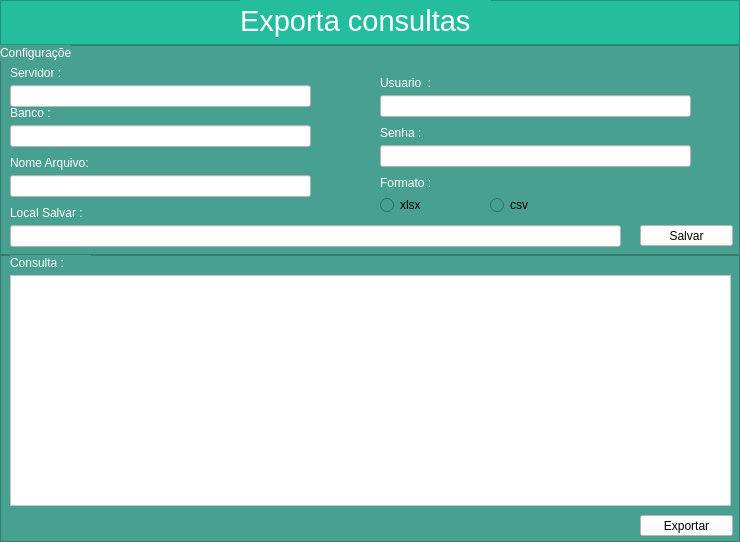
<?xml version="1.0" encoding="UTF-8"?>
<ui version="4.0">
 <class>MainWindow</class>
 <widget class="QMainWindow" name="MainWindow">
  <property name="geometry">
   <rect>
    <x>0</x>
    <y>0</y>
    <width>740</width>
    <height>542</height>
   </rect>
  </property>
  <property name="windowTitle">
   <string>MainWindow</string>
  </property>
  <widget class="QWidget" name="centralwidget">
   <property name="maximumSize">
    <size>
     <width>800</width>
     <height>800</height>
    </size>
   </property>
   <layout class="QVBoxLayout" name="verticalLayout">
    <property name="spacing">
     <number>0</number>
    </property>
    <property name="leftMargin">
     <number>0</number>
    </property>
    <property name="topMargin">
     <number>0</number>
    </property>
    <property name="rightMargin">
     <number>0</number>
    </property>
    <property name="bottomMargin">
     <number>0</number>
    </property>
    <item>
     <widget class="QFrame" name="frame_3">
      <property name="maximumSize">
       <size>
        <width>16777215</width>
        <height>45</height>
       </size>
      </property>
      <property name="styleSheet">
       <string notr="true">background-color: rgb(36, 190, 158);</string>
      </property>
      <property name="frameShape">
       <enum>QFrame::StyledPanel</enum>
      </property>
      <property name="frameShadow">
       <enum>QFrame::Raised</enum>
      </property>
      <widget class="QLabel" name="lb_tit_principal">
       <property name="geometry">
        <rect>
         <x>240</x>
         <y>0</y>
         <width>251</width>
         <height>41</height>
        </rect>
       </property>
       <property name="font">
        <font>
         <pointsize>22</pointsize>
        </font>
       </property>
       <property name="layoutDirection">
        <enum>Qt::LeftToRight</enum>
       </property>
       <property name="styleSheet">
        <string notr="true">color: rgb(255, 255, 255);
</string>
       </property>
       <property name="text">
        <string>Exporta consultas</string>
       </property>
      </widget>
     </widget>
    </item>
    <item>
     <widget class="QFrame" name="frame">
      <property name="maximumSize">
       <size>
        <width>16777215</width>
        <height>210</height>
       </size>
      </property>
      <property name="styleSheet">
       <string notr="true">background-color: rgb(72, 160, 144);</string>
      </property>
      <property name="frameShape">
       <enum>QFrame::StyledPanel</enum>
      </property>
      <property name="frameShadow">
       <enum>QFrame::Raised</enum>
      </property>
      <widget class="QLabel" name="lb_configs">
       <property name="geometry">
        <rect>
         <x>0</x>
         <y>0</y>
         <width>71</width>
         <height>16</height>
        </rect>
       </property>
       <property name="styleSheet">
        <string notr="true">color: rgb(255, 255, 255);
font: 75 8pt &quot;MS Shell Dlg 2&quot;;</string>
       </property>
       <property name="text">
        <string>Configurações</string>
       </property>
       <property name="wordWrap">
        <bool>false</bool>
       </property>
      </widget>
      <widget class="QLabel" name="lb_servidor">
       <property name="geometry">
        <rect>
         <x>10</x>
         <y>20</y>
         <width>55</width>
         <height>16</height>
        </rect>
       </property>
       <property name="styleSheet">
        <string notr="true">color: rgb(255, 255, 255);
font: 75 8pt &quot;MS Shell Dlg 2&quot;;</string>
       </property>
       <property name="text">
        <string>Servidor :</string>
       </property>
      </widget>
      <widget class="QLabel" name="lb_banco">
       <property name="geometry">
        <rect>
         <x>10</x>
         <y>60</y>
         <width>55</width>
         <height>16</height>
        </rect>
       </property>
       <property name="styleSheet">
        <string notr="true">color: rgb(255, 255, 255);
font: 75 8pt &quot;MS Shell Dlg 2&quot;;</string>
       </property>
       <property name="text">
        <string>Banco :</string>
       </property>
      </widget>
      <widget class="QLineEdit" name="tx_servidor">
       <property name="geometry">
        <rect>
         <x>10</x>
         <y>40</y>
         <width>301</width>
         <height>22</height>
        </rect>
       </property>
       <property name="styleSheet">
        <string notr="true">background-color: rgb(255, 255, 255);</string>
       </property>
      </widget>
      <widget class="QLineEdit" name="tx_banco">
       <property name="geometry">
        <rect>
         <x>10</x>
         <y>80</y>
         <width>301</width>
         <height>22</height>
        </rect>
       </property>
       <property name="styleSheet">
        <string notr="true">background-color: rgb(255, 255, 255);</string>
       </property>
      </widget>
      <widget class="QLabel" name="lb_user">
       <property name="geometry">
        <rect>
         <x>380</x>
         <y>30</y>
         <width>55</width>
         <height>16</height>
        </rect>
       </property>
       <property name="styleSheet">
        <string notr="true">color: rgb(255, 255, 255);
font: 75 8pt &quot;MS Shell Dlg 2&quot;;</string>
       </property>
       <property name="text">
        <string>Usuario  :</string>
       </property>
      </widget>
      <widget class="QLineEdit" name="tx_user">
       <property name="geometry">
        <rect>
         <x>380</x>
         <y>50</y>
         <width>311</width>
         <height>22</height>
        </rect>
       </property>
       <property name="styleSheet">
        <string notr="true">background-color: rgb(255, 255, 255);</string>
       </property>
      </widget>
      <widget class="QLineEdit" name="tx_senha">
       <property name="geometry">
        <rect>
         <x>380</x>
         <y>100</y>
         <width>311</width>
         <height>22</height>
        </rect>
       </property>
       <property name="styleSheet">
        <string notr="true">background-color: rgb(255, 255, 255);</string>
       </property>
      </widget>
      <widget class="QLabel" name="lb_senha">
       <property name="geometry">
        <rect>
         <x>380</x>
         <y>80</y>
         <width>41</width>
         <height>16</height>
        </rect>
       </property>
       <property name="styleSheet">
        <string notr="true">color: rgb(255, 255, 255);
font: 75 8pt &quot;MS Shell Dlg 2&quot;;</string>
       </property>
       <property name="text">
        <string>Senha :</string>
       </property>
      </widget>
      <widget class="QLineEdit" name="tx_nome_arquivo">
       <property name="geometry">
        <rect>
         <x>10</x>
         <y>130</y>
         <width>301</width>
         <height>22</height>
        </rect>
       </property>
       <property name="styleSheet">
        <string notr="true">background-color: rgb(255, 255, 255);</string>
       </property>
      </widget>
      <widget class="QLabel" name="lb_nome_arquivo">
       <property name="geometry">
        <rect>
         <x>10</x>
         <y>110</y>
         <width>81</width>
         <height>16</height>
        </rect>
       </property>
       <property name="styleSheet">
        <string notr="true">color: rgb(255, 255, 255);
font: 75 8pt &quot;MS Shell Dlg 2&quot;;</string>
       </property>
       <property name="text">
        <string>Nome Arquivo:</string>
       </property>
      </widget>
      <widget class="QLineEdit" name="tx_local_salvar">
       <property name="geometry">
        <rect>
         <x>10</x>
         <y>180</y>
         <width>611</width>
         <height>22</height>
        </rect>
       </property>
       <property name="styleSheet">
        <string notr="true">background-color: rgb(255, 255, 255);</string>
       </property>
      </widget>
      <widget class="QLabel" name="lb_local_salvar">
       <property name="geometry">
        <rect>
         <x>10</x>
         <y>160</y>
         <width>81</width>
         <height>16</height>
        </rect>
       </property>
       <property name="styleSheet">
        <string notr="true">color: rgb(255, 255, 255);
font: 75 8pt &quot;MS Shell Dlg 2&quot;;</string>
       </property>
       <property name="text">
        <string>Local Salvar :</string>
       </property>
      </widget>
      <widget class="QPushButton" name="btn_salva_conf">
       <property name="geometry">
        <rect>
         <x>640</x>
         <y>180</y>
         <width>93</width>
         <height>21</height>
        </rect>
       </property>
       <property name="styleSheet">
        <string notr="true">background-color: rgb(255, 255, 255);
font: 75 8pt &quot;MS Shell Dlg 2&quot;;
color: rgb(0, 0, 0);</string>
       </property>
       <property name="text">
        <string>Salvar</string>
       </property>
      </widget>
      <widget class="QLabel" name="lb_formato">
       <property name="geometry">
        <rect>
         <x>380</x>
         <y>130</y>
         <width>51</width>
         <height>16</height>
        </rect>
       </property>
       <property name="styleSheet">
        <string notr="true">color: rgb(255, 255, 255);
font: 75 8pt &quot;MS Shell Dlg 2&quot;;</string>
       </property>
       <property name="text">
        <string>Formato :</string>
       </property>
      </widget>
      <widget class="QRadioButton" name="btn_xlsx">
       <property name="geometry">
        <rect>
         <x>380</x>
         <y>150</y>
         <width>95</width>
         <height>20</height>
        </rect>
       </property>
       <property name="text">
        <string>xlsx</string>
       </property>
      </widget>
      <widget class="QRadioButton" name="btn_csv">
       <property name="geometry">
        <rect>
         <x>490</x>
         <y>150</y>
         <width>95</width>
         <height>20</height>
        </rect>
       </property>
       <property name="text">
        <string>csv</string>
       </property>
      </widget>
     </widget>
    </item>
    <item>
     <widget class="QFrame" name="frame_2">
      <property name="styleSheet">
       <string notr="true">background-color: rgb(72, 160, 144);</string>
      </property>
      <property name="frameShape">
       <enum>QFrame::StyledPanel</enum>
      </property>
      <property name="frameShadow">
       <enum>QFrame::Raised</enum>
      </property>
      <widget class="QLabel" name="lb_consulta">
       <property name="geometry">
        <rect>
         <x>10</x>
         <y>0</y>
         <width>81</width>
         <height>16</height>
        </rect>
       </property>
       <property name="styleSheet">
        <string notr="true">color: rgb(255, 255, 255);
font: 75 8pt &quot;MS Shell Dlg 2&quot;;</string>
       </property>
       <property name="text">
        <string>Consulta :</string>
       </property>
      </widget>
      <widget class="QTextEdit" name="textEdit">
       <property name="geometry">
        <rect>
         <x>10</x>
         <y>20</y>
         <width>721</width>
         <height>231</height>
        </rect>
       </property>
       <property name="styleSheet">
        <string notr="true">background-color: rgb(255, 255, 255);
font: italic 8pt &quot;Arial&quot;;</string>
       </property>
      </widget>
      <widget class="QPushButton" name="btn_exportar">
       <property name="geometry">
        <rect>
         <x>640</x>
         <y>260</y>
         <width>93</width>
         <height>21</height>
        </rect>
       </property>
       <property name="styleSheet">
        <string notr="true">background-color: rgb(255, 255, 255);
font: 75 8pt &quot;MS Shell Dlg 2&quot;;
color: rgb(0, 0, 0);</string>
       </property>
       <property name="text">
        <string>Exportar</string>
       </property>
      </widget>
     </widget>
    </item>
   </layout>
  </widget>
 </widget>
 <resources/>
 <connections/>
</ui>
